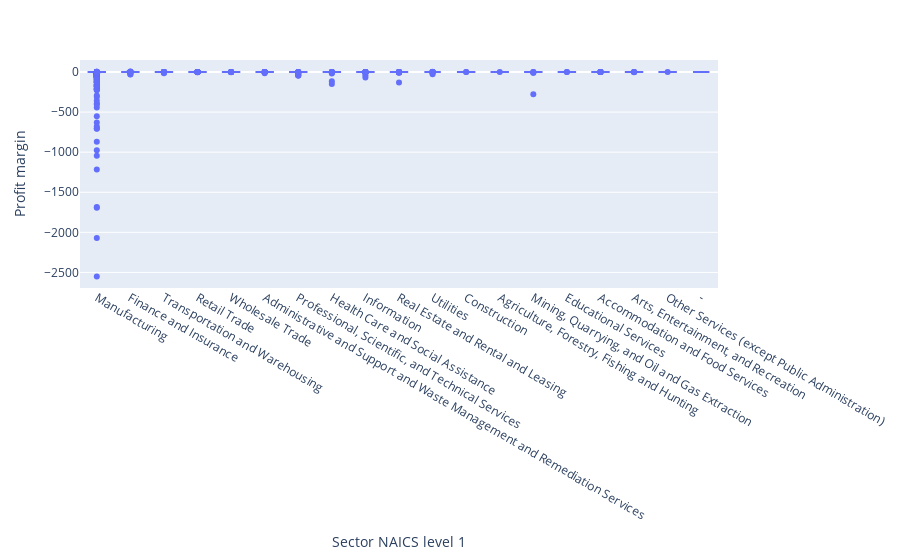

Notebook cell for this chart:
### Markdown cell above
* For each industry (and for all industries), what can you say about profit margin of firms? show a) descriptive statistics of profit margin and b) plot(s) to illustrate how profit margin changes across industries.

### Code cell
px.box(us_2022_q2, x = 'Sector NAICS\nlevel 1', y= 'Profit margin')

### Figure 1 — Plotly figure (JSON) as saved in the notebook; plotly's stock layout.template omitted (floating-point values rounded to 4 significant figures; data arrays with more than 128 entries replaced by an {"elided": "..."} marker saying what was removed)
{"data": [{"alignmentgroup": "True", "hovertemplate": "Sector NAICS\nlevel 1=%{x}<br>Profit margin=%{y}<extra></extra>", "legendgroup": "", "marker": {"color": "#636efa"}, "name": "", "notched": false, "offsetgroup": "", "orientation": "v", "showlegend": false, "type": "box", "x": {"elided": "3600 str values"}, "x0": " ", "xaxis": "x", "y": {"elided": "3600 float values"}, "y0": " ", "yaxis": "y"}], "layout": {"boxmode": "group", "legend": {"tracegroupgap": 0}, "margin": {"t": 60}, "xaxis": {"anchor": "y", "domain": [0, 1], "title": {"text": "Sector NAICS\nlevel 1"}}, "yaxis": {"anchor": "x", "domain": [0, 1], "title": {"text": "Profit margin"}}}}
